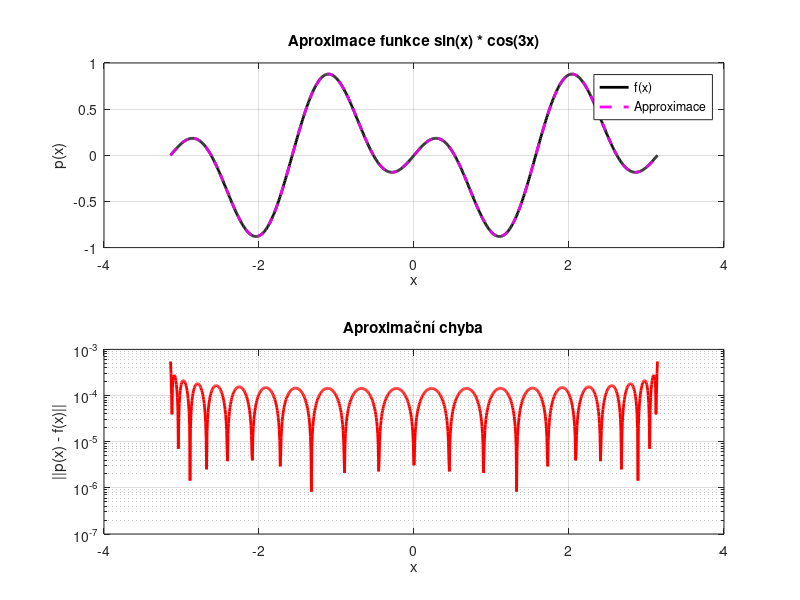
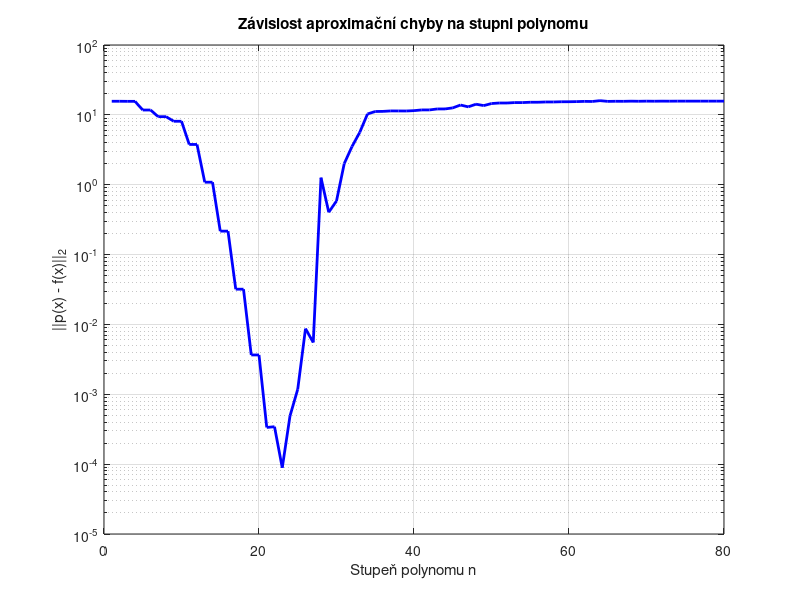

MATLAB code to generate these figures, in order:
% Diskretizace domény
x = linspace(-pi, pi, 1000)';  % Husté body pro přesnou aproximaci

% Cílová funkce: sin(x) * cos(3x)
f = sin(x) .* cos(3 * x);

% Stupeň polynomu
n = 20;

% Least-squares fit
c = polyfit(x, f, n);

% Evaluace výsledného polynomu
s = linspace(-pi, pi, 1000)';
y = polyval(c, s);

% Výpočet chyby
y_exact = sin(s) .* cos(3 * s);
error = abs(y - y_exact);

% Grafické zobrazení
figure;
subplot(2,1,1);
plot(s, y_exact, 'k', 'LineWidth', 2); hold on;
plot(s, y, 'm--', 'LineWidth', 2);
title('Aproximace funkce sin(x) * cos(3x)');
xlabel('x');
ylabel('p(x)');
legend('f(x)', 'Approximace', 'Location', 'best');
grid on;

% Grafické zobrazení chyby
subplot(2,1,2);
semilogy(s, error, 'r', 'LineWidth', 2);
title('Aproximační chyba');
xlabel('x');
ylabel('||p(x) - f(x)||');
grid on;

% Závislost chyby na stupni polynomu
n_values = 1:80;
errors = zeros(size(n_values));

for idx = 1:length(n_values)
    n = n_values(idx);
    A = x .^ (0:n);
    c = A \ f;
    f_approx = A * c;
    errors(idx) = norm(f - f_approx, 2);  % 2-norma chyby
end

% Vykreslení chyby v závislosti na stupni
figure;
semilogy(n_values, errors, 'b', 'LineWidth', 2);
xlabel('Stupeň polynomu n');
ylabel('||p(x) - f(x)||_2');
title('Závislost aproximační chyby na stupni polynomu');
grid on;
